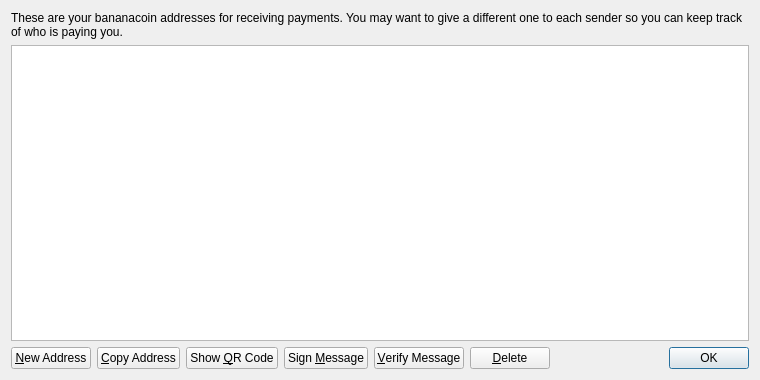
<?xml version="1.0" encoding="UTF-8"?>
<ui version="4.0">
 <class>AddressBookPage</class>
 <widget class="QWidget" name="AddressBookPage">
  <property name="geometry">
   <rect>
    <x>0</x>
    <y>0</y>
    <width>760</width>
    <height>380</height>
   </rect>
  </property>
  <property name="windowTitle">
   <string>Address Book</string>
  </property>
  <layout class="QVBoxLayout" name="verticalLayout">
   <item>
    <widget class="QLabel" name="labelExplanation">
     <property name="text">
      <string>These are your bananacoin addresses for receiving payments. You may want to give a different one to each sender so you can keep track of who is paying you.</string>
     </property>
     <property name="textFormat">
      <enum>Qt::PlainText</enum>
     </property>
     <property name="wordWrap">
      <bool>true</bool>
     </property>
    </widget>
   </item>
   <item>
    <widget class="QTableView" name="tableView">
     <property name="contextMenuPolicy">
      <enum>Qt::CustomContextMenu</enum>
     </property>
     <property name="toolTip">
      <string>Double-click to edit address or label</string>
     </property>
     <property name="tabKeyNavigation">
      <bool>false</bool>
     </property>
     <property name="alternatingRowColors">
      <bool>true</bool>
     </property>
     <property name="selectionMode">
      <enum>QAbstractItemView::SingleSelection</enum>
     </property>
     <property name="selectionBehavior">
      <enum>QAbstractItemView::SelectRows</enum>
     </property>
     <property name="sortingEnabled">
      <bool>true</bool>
     </property>
     <attribute name="verticalHeaderVisible">
      <bool>false</bool>
     </attribute>
    </widget>
   </item>
   <item>
    <layout class="QHBoxLayout" name="horizontalLayout">
     <item>
      <widget class="QPushButton" name="newAddressButton">
       <property name="toolTip">
        <string>Create a new address</string>
       </property>
       <property name="text">
        <string>&amp;New Address</string>
       </property>
       <property name="icon">
        <iconset resource="../bitcoin.qrc">
         <normaloff>:/icons/add</normaloff>:/icons/add</iconset>
       </property>
      </widget>
     </item>
     <item>
      <widget class="QPushButton" name="copyToClipboard">
       <property name="toolTip">
        <string>Copy the currently selected address to the system clipboard</string>
       </property>
       <property name="text">
        <string>&amp;Copy Address</string>
       </property>
       <property name="icon">
        <iconset resource="../bitcoin.qrc">
         <normaloff>:/icons/editcopy</normaloff>:/icons/editcopy</iconset>
       </property>
      </widget>
     </item>
     <item>
      <widget class="QPushButton" name="showQRCode">
       <property name="text">
        <string>Show &amp;QR Code</string>
       </property>
       <property name="icon">
        <iconset resource="../bitcoin.qrc">
         <normaloff>:/icons/qrcode</normaloff>:/icons/qrcode</iconset>
       </property>
      </widget>
     </item>
     <item>
      <widget class="QPushButton" name="signMessage">
       <property name="toolTip">
        <string>Sign a message to prove you own a bananacoin address</string>
       </property>
       <property name="text">
        <string>Sign &amp;Message</string>
       </property>
       <property name="icon">
        <iconset resource="../bitcoin.qrc">
         <normaloff>:/icons/edit</normaloff>:/icons/edit</iconset>
       </property>
      </widget>
     </item>
     <item>
      <widget class="QPushButton" name="verifyMessage">
       <property name="toolTip">
        <string>Verify a message to ensure it was signed with a specified bananacoin address</string>
       </property>
       <property name="text">
        <string>&amp;Verify Message</string>
       </property>
       <property name="icon">
        <iconset resource="../bitcoin.qrc">
         <normaloff>:/icons/transaction_0</normaloff>:/icons/transaction_0</iconset>
       </property>
      </widget>
     </item>
     <item>
      <widget class="QPushButton" name="deleteButton">
       <property name="toolTip">
        <string>Delete the currently selected address from the list</string>
       </property>
       <property name="text">
        <string>&amp;Delete</string>
       </property>
       <property name="icon">
        <iconset resource="../bitcoin.qrc">
         <normaloff>:/icons/remove</normaloff>:/icons/remove</iconset>
       </property>
      </widget>
     </item>
     <item>
      <spacer name="horizontalSpacer">
       <property name="orientation">
        <enum>Qt::Horizontal</enum>
       </property>
       <property name="sizeHint" stdset="0">
        <size>
         <width>40</width>
         <height>20</height>
        </size>
       </property>
      </spacer>
     </item>
     <item>
      <widget class="QDialogButtonBox" name="buttonBox">
       <property name="sizePolicy">
        <sizepolicy hsizetype="Maximum" vsizetype="Fixed">
         <horstretch>0</horstretch>
         <verstretch>0</verstretch>
        </sizepolicy>
       </property>
       <property name="standardButtons">
        <set>QDialogButtonBox::Ok</set>
       </property>
      </widget>
     </item>
    </layout>
   </item>
  </layout>
 </widget>
 <resources>
  <include location="../bitcoin.qrc"/>
 </resources>
 <connections/>
</ui>
